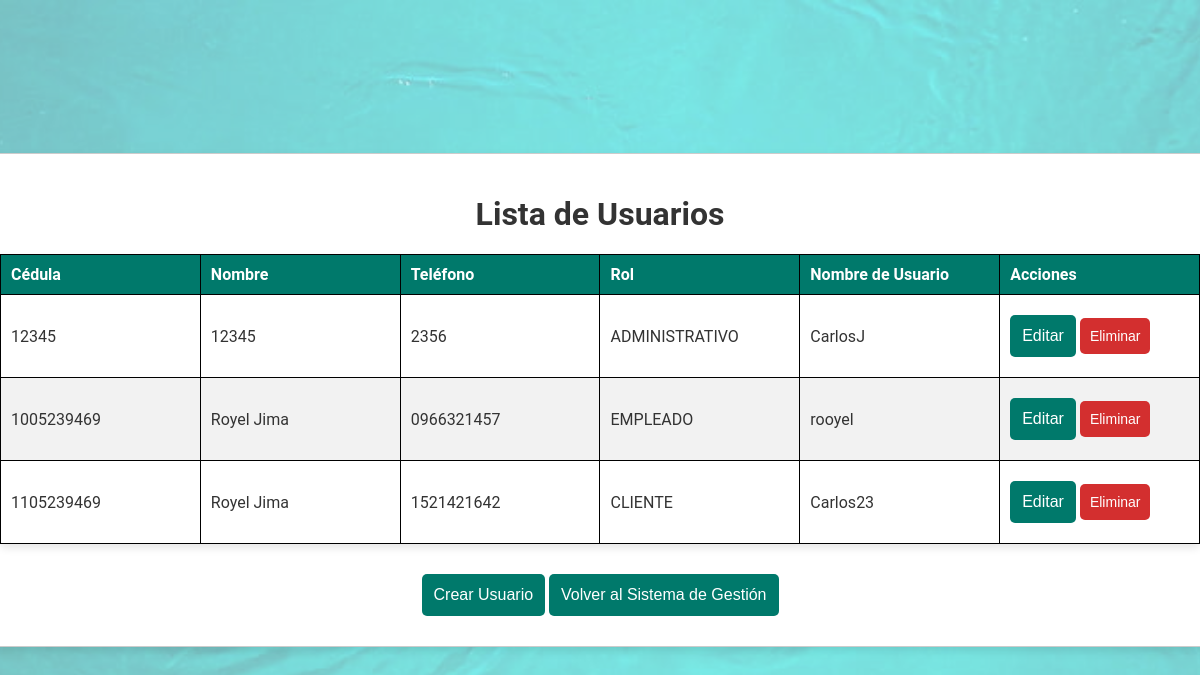
The app's page /usuarios/, older data.
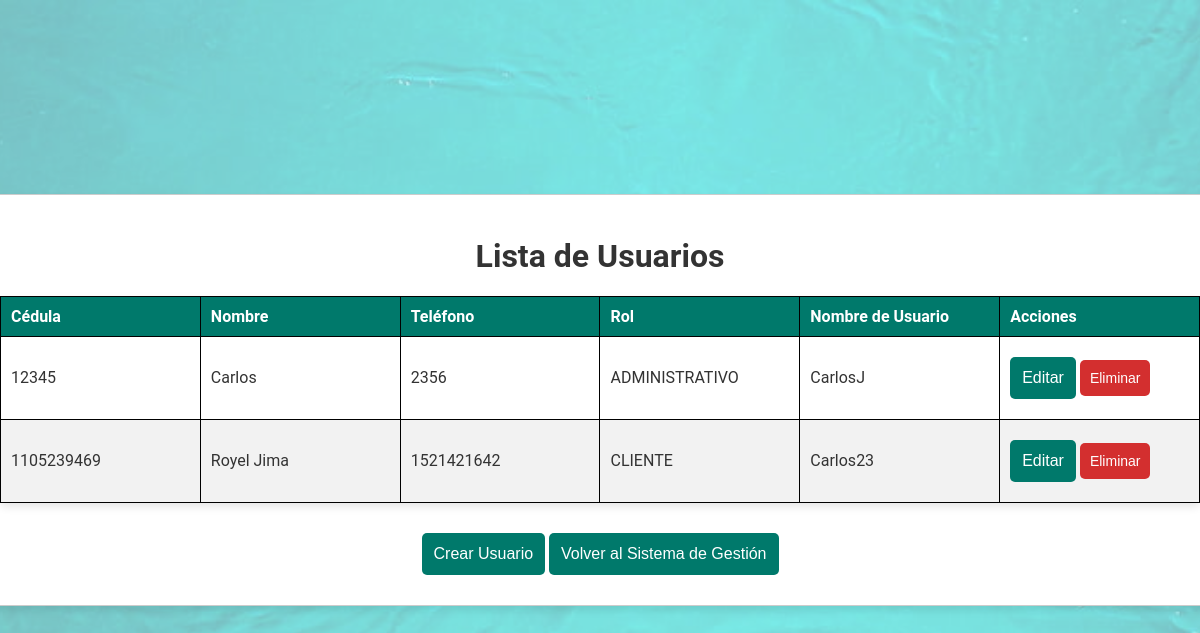
The same page, newer data.
### Farmacia/models.py (models this page shows, shortened)
class Persona(models.Model):
    cedula = models.CharField(max_length=10, primary_key=True)
    nombre = models.CharField(max_length=50)
    teléfono = models.CharField(max_length=10)
    class Meta:
        abstract = True

class Usuario(Persona, AbstractBaseUser, PermissionsMixin):
    rol = models.CharField(max_length=50, choices=[(tag.name, tag.value) for tag in Rol])
    nombre_usuario = models.CharField(max_length=50, unique=True)
    password = models.CharField(max_length=256)
    last_login = models.DateTimeField(blank=True, null=True)
    is_staff = models.BooleanField(default=False)
    is_superuser = models.BooleanField(default=False)
    groups = models.ManyToManyField(Group, related_name='usuario_set', blank=True)
    user_permissions = models.ManyToManyField(Permission, related_name='usuario_set', blank=True)
    USERNAME_FIELD = 'nombre_usuario'
    REQUIRED_FIELDS = ['cedula', 'nombre', 'teléfono', 'rol']
    objects = UsuarioManager()

### Farmacia/views.py (the view)
# urls.py: path('usuarios/', views.usuario_list, name='usuario_list'),
def usuario_list(request):
    usuarios = Usuario.objects.all()
    return render(request, 'usuarios/usuario_list.html', {'usuarios': usuarios})

### templates/Usuarios/usuario_list.html (shortened to what this page needs)
<!DOCTYPE html>
<html lang="es">
<head>
    {% load static %}
    <link rel="stylesheet" href="{% static 'css/tablas.css' %}">
</head>
<body class="usuario-list">
    <div class="container">
        <h1>Lista de Usuarios</h1>
        <table class="styled-table">
            <thead>
                <tr>
                    <th>Cédula</th>
                    <th>Nombre</th>
                    <th>Teléfono</th>
                    <th>Rol</th>
                    <th>Nombre de Usuario</th>
                    <th>Acciones</th>
                </tr>
            </thead>
            <tbody>
                {% for usuario in usuarios %}
                    <tr>
                        <td>{{ usuario.cedula }}</td>
                        <td>{{ usuario.nombre }}</td>
                        <td>{{ usuario.teléfono }}</td>
                        <td>{{ usuario.rol }}</td>
                        <td>{{ usuario.nombre_usuario }}</td>
                        <td>
                            <a href="{% url 'usuario_update' usuario.pk %}"><button class="edit">Editar</button></a>
                            <a href="{% url 'usuario_delete' usuario.pk %}"><button class="delete">Eliminar</button></a>
                        </td>
                    </tr>
                {% endfor %}
            </tbody>
        </table>
        <a href="{% url 'usuario_create' %}"><button>Crear Usuario</button></a>
        <a href="{% url 'management_system' %}"><button>Volver al Sistema de Gestión</button></a>
    </div>
</body>
</html>

Row changes from the older to the newer data that the page shows:
removed Usuario: cedula "1005239469", nombre "Royel Jima", teléfono "0966321457", rol "EMPLEADO", nombre_usuario "rooyel"
changed Usuario "ADMINISTRATIVO": nombre "12345" → "Carlos"
